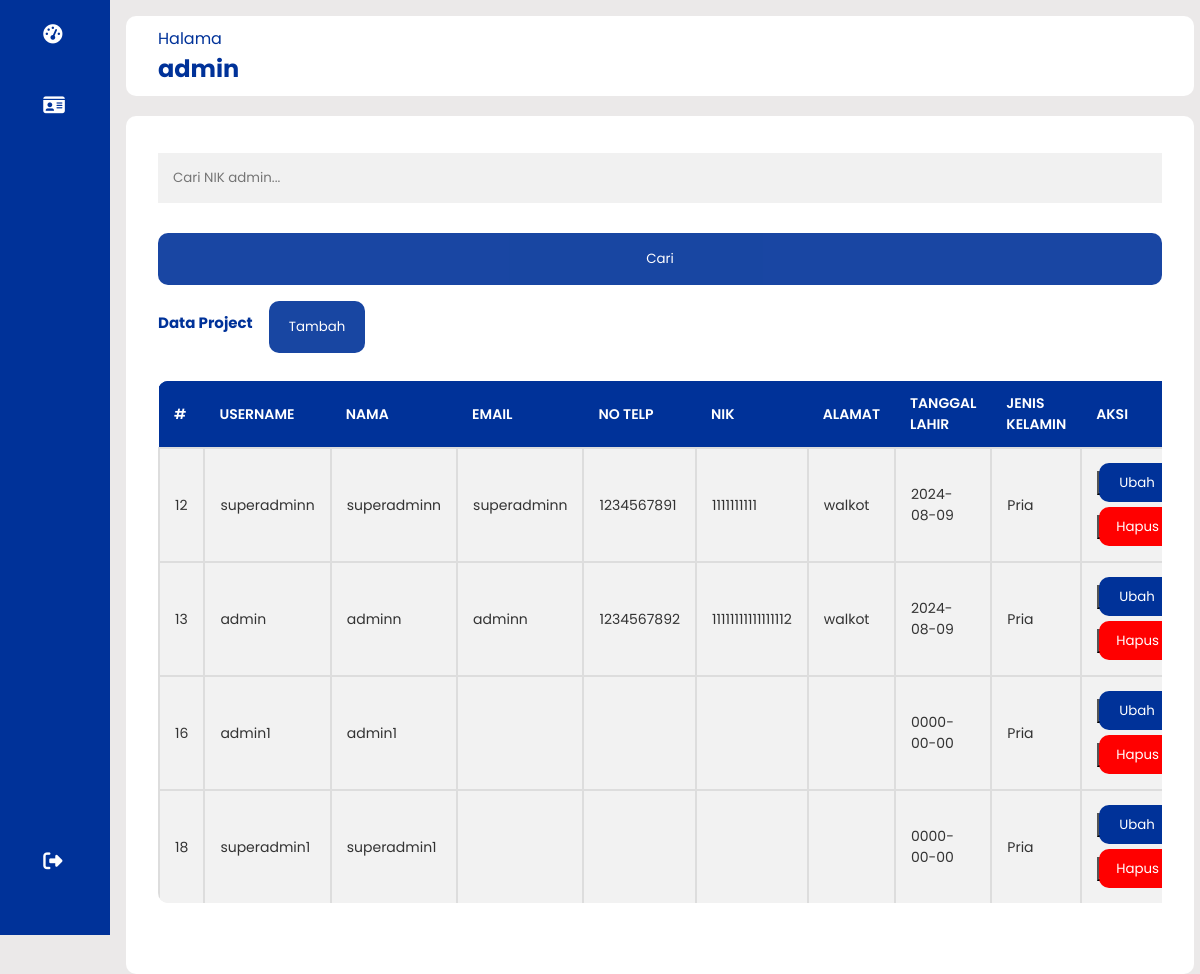
The page /admin.php (signed in) on the database its author committed.
### tables this page shows
CREATE TABLE `user` (
  `id` int(200) NOT NULL,
  `email` varchar(255) DEFAULT NULL,
  `username` varchar(255) NOT NULL,
  `password` varchar(255) NOT NULL,
  `nama` varchar(40) NOT NULL,
  `notelp` varchar(200) DEFAULT NULL,
  `nik` varchar(200) DEFAULT NULL,
  `alamat` varchar(255) DEFAULT NULL,
  `tgl_lahir` date NOT NULL,
  `kelamin` enum('Pria','Wanita') NOT NULL,
  `role` enum('superadmin','admin','nasabah') NOT NULL,
  `created_at` timestamp NOT NULL DEFAULT current_timestamp() ON UPDATE current_timestamp(),
  `status` tinyint(1) DEFAULT 0
);

### fungsi.php (called while the page is built, shortened)
<?php
$conn = mysqli_connect("localhost", "root", "", "db_pm_old");
function query($query)
{
    global $conn;
    $result = mysqli_query($conn, $query);
    $rows = [];
    while ($row = mysqli_fetch_assoc($result)) {
        $rows[] = $row;
    }
    return $rows;
}
function getAdmin($search_nik = null)
{
    if ($search_nik) {
        return query("SELECT * FROM user WHERE role in ('admin','superadmin') AND nik LIKE '%$search_nik%' ORDER BY LENGTH(id), CAST(id AS UNSIGNED)");
    } else {
        return query("SELECT * FROM user WHERE role in ('admin','superadmin') ORDER BY LENGTH(id), CAST(id AS UNSIGNED)");
    }
}

### admin.php (the view, shortened to what this page needs)
<?php
include 'fungsi.php';
$search_nik = $_GET['search_nik'] ?? null;
$query_all = getAdmin($search_nik);
?>
<!DOCTYPE html>
<html lang="en">
<head>
    <link rel="stylesheet" href="./css/style.css">
    <link rel="stylesheet" href="https://cdnjs.cloudflare.com/ajax/libs/font-awesome/6.4.0/css/all.min.css" />
</head>
<body>
    <div id="wrapper">
        <?php include("sidebar.php") ?>
        <div class="main--content">
            <div class="main--content--monitoring">
                <div class="header--wrapper">
                    <div class="header--title">
                        <span>Halama</span>
                        <h2>admin</h2>
                    </div>
                </div>
                <div class="tabular--wrapper">
                    <div class="search--wrapper">
                        <form method="GET" action="">
                            <input type="text" name="search_nik" placeholder="Cari NIK admin..."
                                value="<?= $search_nik ?>" pattern="\d{16}" maxlength="16"
                                title="NIK harus terdiri dari 16 digit angka" required>
                            <button type="submit" class="inputbtn">Cari</button>
                        </form>
                    </div>
                    <div class="row align-items-start">
                        <div class="user--info">
                            <h3 class="main--title">Data Project</h3>
                            <a href="register.php"><button type="button" name="button"
                                    class="inputbtn .border-right">Tambah</button></a>
                        </div>
                    </div>
                    <div class="table-container">
                        <?php if (empty($query_all)) : ?>
                        <div class="alert alert-warning">
                            <strong>admin tidak ditemukan!</strong> Silakan coba NIK yang lain.
                        </div>
                        <?php else : ?>
                        <table>
                            <thead>
                                <tr>
                                    <th>#</th>
                                    <th>Username</th>
                                    <th>Nama</th>
                                    <th>Email</th>
                                    <th>No Telp</th>
                                    <th>NIK</th>
                                    <th>Alamat</th>
                                    <th>Tanggal Lahir</th>
                                    <th>Jenis Kelamin</th>
                                    <th>Aksi</th>
                                </tr>
                            </thead>
                            <tbody>
                                <?php foreach ($query_all as $row): ?>
                                <tr>
                                    <td><?= $row["id"]; ?></td>
                                    <td><?= $row["username"]; ?></td>
                                    <td><?= $row["nama"]; ?></td>
                                    <td><?= $row["email"]; ?></td>
                                    <td><?= $row["notelp"]; ?></td>
                                    <td><?= $row["nik"]; ?></td>
                                    <td><?= $row["alamat"]; ?></td>
                                    <td><?= $row["tgl_lahir"]; ?></td>
                                    <td><?= $row["kelamin"]; ?></td>
                                    <td>
                                        <li class="liaksi">
                                            <button type="submit" name="submit"><a
                                                    href="edit_admin.php?id=<?= $row["id"]; ?>"
                                                    class="inputbtn6">Ubah</a></button>
                                        </li>
                                        <li class="liaksi">
                                            <button type="submit" name="submit"><a
                                                    href="admin.php?id=<?= $row["id"]; ?>" class="inputbtn7"
                                                    onclick="return confirm('Yakin ingin menghapus data ini?')">Hapus</a></button>
                                        </li>
                                    </td>
                                </tr>
                                <?php endforeach; ?>
                            </tbody>
                        </table>
                        <?php endif; ?>
                    </div>
                </div>
            </div>
        </div>
    </div>
</body>
</html>

### css/style.css (style rules this page uses)
* { margin: 0; padding: 0; border: no; outline: none; box-sizing: border-box; font-family: "Poppins", sans-serif; }
body { height: 100%; overflow-x: hidden; background-color: #ebe9e9; }
#wrapper { display: flex; }
.main--content { position: relative; background: #ebe9e9; width: 100%; padding: 1rem; }
.main--content--monitoring { position: absolute; background: #ebe9e9; width: 98%; height: 75vh; }
.header--wrapper { display: flex; justify-content: space-between; align-items: center; flex-wrap: wrap; background: #fff; border-radius: 10px; padding: 10px 2rem; margin-bottom: 1rem; }
.header--title { color: rgba(0, 50, 153, 253); }
.user--info { display: flex; align-items: center; gap: 1rem; }
.main--title { color: rgba(0, 50, 153, 253); padding-bottom: 10px; font-size: 15px; }
.tabular--wrapper { background: #fff; margin-top: 1rem; border-radius: 10px; padding: 2rem; margin-bottom: 1rem; }
.table-container { width: 100%; height: 60vh; overflow-x: auto; overflow-y: auto; }
table { width: 100%; border-collapse: collapse; }
thead { background: rgba(0, 50, 153, 253); color: #fff; }
thead th { position: sticky; top: 0; background: rgba(0, 50, 153, 253); }
th { padding: 13px; text-align: center; font-size: 14px; }
tbody { background: #f2f2f2; }
td { padding: 12px; font-size: 14px; color: #333; border: 2px solid #dddddd; }
.table-container button { color: green; background: none; cursor: pointer; }
th:first-child { position: sticky; left: 0; z-index: 1; }
td:first-child { position: sticky; left: 0; background-color: #f2f2f2; }
.liaksi { list-style: none; padding: 10px 0px; }
input[type="text"] { width: 100%; padding: 15px; margin: 5px 0 22px 0; display: inline-block; border: none; background: #f1f1f1; }
.inputbtn { background-color: rgba(0, 50, 153, 253); color: white; padding: 16px 20px; margin: 8px 0; border: none; cursor: pointer; width: 100%; opacity: 0.9; border-radius: 10px; }
.inputbtn6 { align-items: center; background-color: rgba(0, 50, 153, 253); color: white; padding: 10px 20px; margin: 8px 0; border: none; border-radius: 10px; cursor: pointer; height: 5px; text-decoration: none; }
.inputbtn7 { align-items: center; background-color: red; color: white; padding: 10px 17px; margin: 8px 0; border: none; border-radius: 10px; cursor: pointer; height: 5px; text-decoration: none; }
.header--wrapper { display: flex; justify-content: space-between; align-items: center; margin-bottom: 20px; }
.header--title h2 { margin: 0; }
.table-container { margin-top: 20px; }
.table-container table { width: 100%; border-collapse: collapse; background-color: #fff; border-radius: 10px; overflow: hidden; }
.table-container th, .table-container td { padding: 12px 15px; text-align: left; border-bottom: 1px solid #ddd; }
.table-container th { background-color: rgba(0, 50, 153, 253); color: #fff; text-transform: uppercase; font-weight: 600; }
.table-container tbody tr:last-child td { border-bottom: none; }

### rows shown on the page
user: id "12", username "superadminn", nama "superadminn", email "superadminn", notelp "1234567891", nik "1111111111", alamat "walkot", tgl_lahir "2024-08-09", kelamin "Pria"
user: id "13", username "admin", nama "adminn", email "adminn", notelp "1234567892", nik "11111111111111112", alamat "walkot", tgl_lahir "2024-08-09", kelamin "Pria"
user: id "16", username "admin1", nama "admin1", tgl_lahir "0000-00-00", kelamin "Pria"
user: id "18", username "superadmin1", nama "superadmin1", tgl_lahir "0000-00-00", kelamin "Pria"
